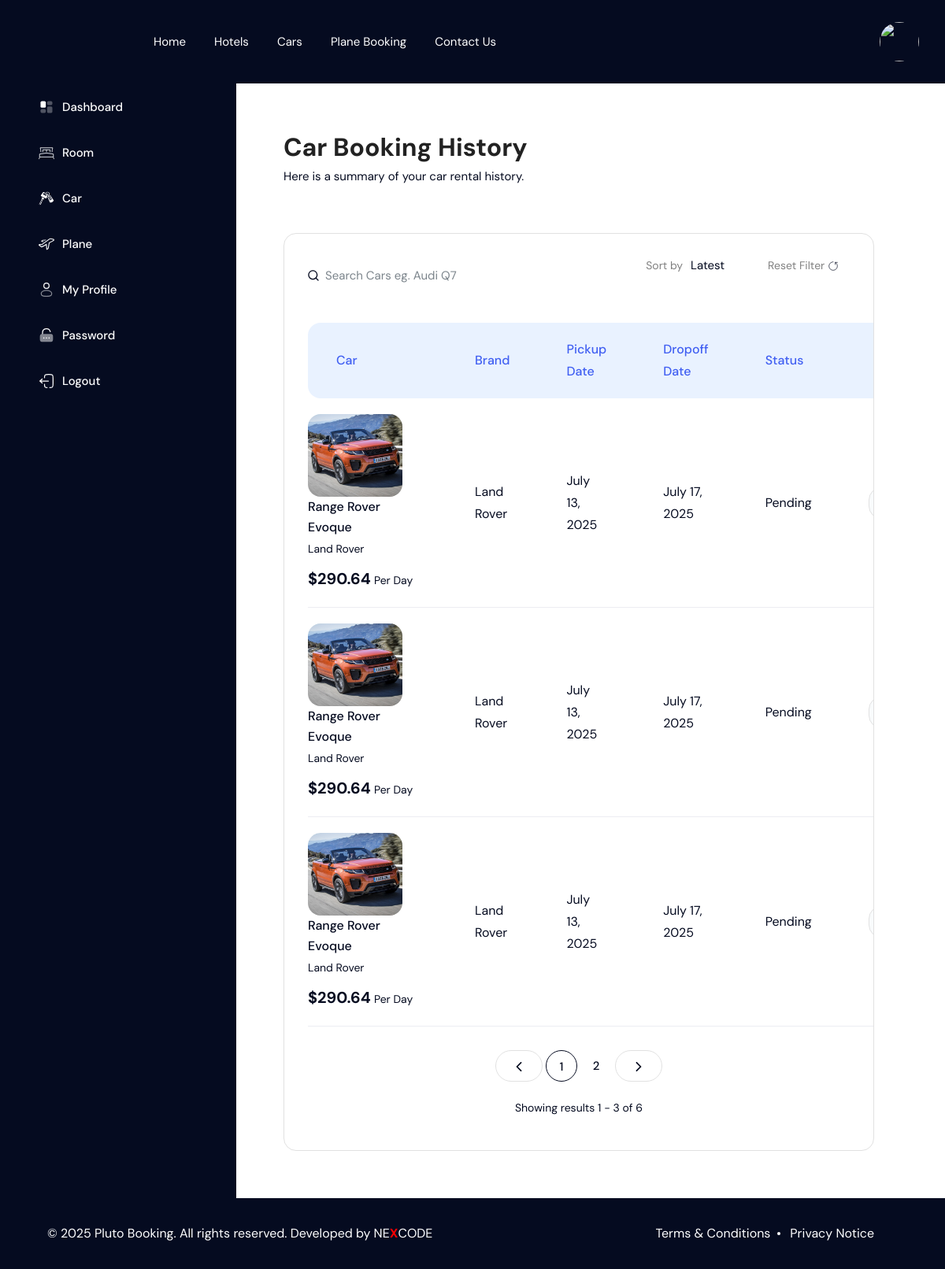
Screenshot of /users/car-booking/ (signed in) with the database file from the repository.
### car/models.py (models this page shows, shortened)
class CarBooking(models.Model):
    STATUS_CHOICES = [
        ('pending', 'Pending'),
        ('confirmed', 'Confirmed'),
        ('cancelled', 'Cancelled'),
        ('completed', 'Completed'),
    ]
    car = models.ForeignKey('Car', on_delete=models.CASCADE, related_name='bookings')
    user = models.ForeignKey(settings.AUTH_USER_MODEL, on_delete=models.CASCADE, related_name='car_bookings')
    pickup_location = models.CharField(max_length=255)
    dropoff_location = models.CharField(max_length=255)
    pickup_date = models.DateField()
    dropoff_date = models.DateField()
    total_price = models.DecimalField(max_digits=10, decimal_places=2)
    status = models.CharField(max_length=20, choices=STATUS_CHOICES, default='pending')
    special_requests = models.TextField(blank=True, null=True)
    created_at = models.DateTimeField(auto_now_add=True)
    updated_at = models.DateTimeField(auto_now=True)
    class Meta:
        ordering = ['-created_at']

class Car(models.Model):
    CONDITION_CHOICES = [
        ('new', 'New'),
        ('used', 'Used'),
    ]
    TRANSMISSION_CHOICES = [
        ('automatic', 'Automatic'),
        ('manual', 'Manual'),
    ]
    DOORS_CHOICES = [
        (2, '2'),
        (3, '3'),
        (4, '4'),
        (5, '5'),
    ]
    COLOR_CHOICES = [
        ('black', 'Black'),
        ('white', 'White'),
        ('gray', 'Gray'),
        ('red', 'Red'),
        ('blue', 'Blue'),
        ('silver', 'Silver'),
        ('green', 'Green'),
    ]
    FUEL_TYPES = [
        ('petrol', 'Petrol'),
        ('diesel', 'Diesel'),
        ('electric', 'Electric'),
        ('hybrid', 'Hybrid'),
    ]
    name = models.CharField(max_length=255)
    car_brand = models.ForeignKey(CarBrand, on_delete=models.SET_NULL, null=True, blank=True)
    car_type = models.ForeignKey(CarType, on_delete=models.SET_NULL, null=True)
    condition = models.CharField(max_length=10, choices=CONDITION_CHOICES)
    fuel_type = models.CharField(max_length=20, choices=FUEL_TYPES)
    doors = models.IntegerField(choices=DOORS_CHOICES)
    year = models.PositiveIntegerField()
    transmission = models.CharField(max_length=20, choices=TRANSMISSION_CHOICES)
    color = models.CharField(max_length=20, choices=COLOR_CHOICES)
    body = models.CharField(max_length=100)
    engine_capacity = models.DecimalField(max_digits=5, decimal_places=2, help_text="In Liters")
    mileage = models.PositiveIntegerField(help_text="In kilometers")
    price_per_day = models.DecimalField(max_digits=10, decimal_places=2)
    description = models.TextField(blank=True)
    is_available = models.BooleanField(default=True)
    created_at = models.DateTimeField(auto_now_add=True)
    class Meta:
        ordering = ['-created_at']

class CarImage(models.Model):
    car = models.ForeignKey(Car, on_delete=models.CASCADE, related_name='images')
    image = ProcessedImageField(
        upload_to=car_image_upload_path,
        processors=[ResizeToFill(1280, 720)],
        format='JPEG',
        options={'quality': 90},
    )
    caption = models.CharField(max_length=255, blank=True)
    uploaded_at = models.DateTimeField(auto_now_add=True)

class CarBrand(models.Model):
    name = models.CharField(max_length=100, unique=True)
    thumbnail = ProcessedImageField(
        upload_to=brand_thumbnail_upload_path,
        processors=[ResizeToFill(174, 174)],
        format='JPEG',
        options={'quality': 90},
        null=True,
        blank=True
    )
    class Meta:
        verbose_name = "Car Brand"
        verbose_name_plural = "Car Brands"

### user/views.py (the view)
# urls.py: path('car-booking/', carBooking, name="carBooking"),
@login_required
def carBooking(request):
    site_settings = Setting.objects.first()
    query = request.GET.get('q', '')
    sort_by = request.GET.get('sort', 'latest')
    bookings = CarBooking.objects.filter(user=request.user)
    if query:
        bookings = bookings.filter(
            Q(car__name__icontains=query) |
            Q(car__car_brand__name__icontains=query)
        )
    if sort_by == 'oldest':
        bookings = bookings.order_by('created_at')
    else:
        bookings = bookings.order_by('-created_at')
    paginator = Paginator(bookings, 3)
    page_number = request.GET.get('page')
    page_obj = paginator.get_page(page_number)
    context = {
        'settings': site_settings,
        'bookings': page_obj,
        'query': query,
        'sort_by': sort_by,
    }
    return render(request, 'pages/user/cars/index.html', context)

### templates/pages/user/cars/index.html (shortened to what this page needs)
{% extends 'layouts/user.html' %}
{% block content %}
    <div class="inner-column">
        <div class="list-title">
            <h3 class="title">
                Car Booking History
            </h3>
            <div class="text">
                Here is a summary of your car rental history.
            </div>
        </div>
        <div class="my-listing-table wrap-listing">
            <div class="cart-table">
                <form method="get" class="title-listing">
                    <div class="box-ip-search">
                        <span class="icon">
                        </span>
                        <input type="text" name="q" placeholder="Search Cars eg. Audi Q7" value="{{ query }}">
                    </div>
                    <div class="text-box v1" class="d-flex">
                        <div class="form_boxes v3" style="padding-right: 30px;">
                            <small>Sort by</small>
                            <div class="drop-menu">
                                <div class="select">
                                    <span>{{ sort_by|title }}</span>
                                    <i class="fa fa-angle-down"></i>
                                </div>
                            </div>
                        </div>
                        <div class="form_boxes v3">
                            <a href="{% url 'user:carBooking' %}">
                                <small>
                                    Reset Filter
                                </small>
                                <svg xmlns="http://www.w3.org/2000/svg" width="14" height="14" viewBox="0 0 21 21">
                                    <g fill="none" fill-rule="evenodd" stroke="currentColor" stroke-linecap="round" stroke-linejoin="round" stroke-width="1">
                                        <path d="M14.5 3.5c2.414 1.377 4 4.022 4 7a8 8 0 1 1-8-8" />
                                        <path d="M14.5 7.5v-4h4" />
                                    </g>
                                </svg>
                            </a>
                        </div>
                    </div>
                </form>
                <table>
                    <thead>
                        <tr>
                            <th>Car</th>
                            <th>Brand</th>
                            <th>Pickup Date</th>
                            <th>Dropoff Date</th>
                            <th>Status</th>
                            <th>Action</th>
                        </tr>
                    </thead>
                    <tbody>
                        {% for booking in bookings %}
                            <tr>
                                <td>
                                    <div class="shop-cart-product">
                                        <div class="shop-product-cart-img" style="width: 120px; height: 105px; overflow: hidden;">
                                            {% if booking.car.images.first %}
                                                <img src="{{ booking.car.images.first.image.url }}" alt="" style="height: 100%; width: 100%; object-fit: cover; display: block;">
                                            {% else %}
                                                <img src="https://encrypted-tbn0.gstatic.com/images?q=tbn:ANd9GcQVQfxEyRp184pVTen_MQe-LEqhLZxhWAWj9A&s" alt="" style="height: 100%; width: 100%; object-fit: cover; display: block;">
                                            {% endif %}
                                        </div>
                                        <div class="shop-product-cart-info">
                                            <h3>
                                                <a href="#" title="{{ booking.car.name }}">
                                                    {{ booking.car.name }}
                                                </a>
                                            </h3>
                                            <p>
                                                {{ booking.car.car_brand.name }}
                                            </p>
                                            <div class="price">
                                                <span>
                                                    ${{ booking.total_price }}
                                                </span>
                                                <small>
                                                    Per Day
                                                </small>
                                            </div>
                                        </div>
                                    </div>
                                </td>
                                <td>
                                    <span>
                                        {{ booking.car.car_brand.name }}
                                    </span>
                                </td>
                                <td>
                                    <span>
                                        {{ booking.pickup_date }}
                                    </span>
                                </td>
                                <td>
                                    <span>
                                        {{ booking.dropoff_date }}
                                    </span>
                                </td>
                                <td>
                                    <span>
                                        {{ booking.status|capfirst }}
                                    </span>
                                </td>
                                <td>
                                    <a href="#" class="remove-cart-item">
                                    </a>
                                </td>
                            </tr>
                        {% empty %}
                            <tr>
                                <td colspan="6" class="text-center">No room bookings found.</td>
                            </tr>
                        {% endfor %}
                    </tbody>
                </table>
                {% if bookings.has_other_pages %}
                    <div class="pagination-sec">
                        <nav aria-label="Page navigation example">
                            <ul class="pagination">
                                <li class="page-item {% if not bookings.has_previous %}disabled{% endif %}">
                                    <a class="page-link" href="{% if bookings.has_previous %}?{% if query %}q={{ query }}&{% endif %}{% if sort_by %}sort={{ sort_by }}&{% endif %}page={{ bookings.previous_page_number }}{% else %}#{% endif %}" aria-label="Previous">
                                        <span aria-hidden="true">
                                        </span>
                                    </a>
                                </li>
                                {% for num in bookings.paginator.page_range %}
                                    {% if num == bookings.number %}
                                        <li class="page-item"><a class="page-link" href="#" style="border: 1px solid #050B20;">{{ num }}</a></li>
                                    {% elif num <= bookings.number|add:'2' and num >= bookings.number|add:'-2' %}
                                        <li class="page-item"><a class="page-link" href="?{% if query %}q={{ query }}&{% endif %}{% if sort_by %}sort={{ sort_by }}&{% endif %}page={{ num }}">{{ num }}</a></li>
                                    {% elif num == 1 or num == bookings.paginator.num_pages %}
                                        <li class="page-item"><a class="page-link" href="?{% if query %}q={{ query }}&{% endif %}{% if sort_by %}sort={{ sort_by }}&{% endif %}page={{ num }}">{{ num }}</a></li>
                                    {% elif forloop.first or forloop.last %}
                                        <li class="page-item"><a class="page-link" href="#">...</a></li>
                                    {% endif %}
                                {% endfor %}
                                <li class="page-item {% if not bookings.has_next %}disabled{% endif %}">
                                    <a class="page-link" href="{% if bookings.has_next %}?{% if query %}q={{ query }}&{% endif %}{% if sort_by %}sort={{ sort_by }}&{% endif %}page={{ bookings.next_page_number }}{% else %}#{% endif %}" aria-label="Next">
                                        <span aria-hidden="true">
                                        </span>
                                    </a>
                                </li>
                            </ul>
                            <div class="text">
                                Showing results {{ bookings.start_index }} - {{ bookings.end_index }} of {{ bookings.paginator.count }}
                            </div>
                        </nav>
                    </div>
                {% endif %}
            </div>
        </div>
    </div>
{% endblock %}

### static/css/mmenu.css (style rules this page uses)
:root { --mm-line-height: 20px; --mm-listitem-size: 44px; --mm-navbar-size: 44px; --mm-offset-top: 0; --mm-offset-right: 0; --mm-offset-bottom: 0; --mm-offset-left: 0; --mm-color-border: rgba(0, 0, 0, 0.1); --mm-color-button: rgba(0, 0, 0, 0.3); --mm-color-text: rgba(0, 0, 0, 0.75); --mm-color-text-dimmed: rgba(0, 0, 0, 0.3); --mm-color-background: #f3f3f3; --mm-color-background-highlight: rgba(0, 0, 0, 0.05); --mm-color-background-emphasis: rgba(255, 255, 255, 0.4); --mm-shadow: 0 0 10px rgba(0, 0, 0, 0.3) }
:root { --mm-iconbar-size: 50px }
:root { --mm-iconpanel-size: 50px }
:root { --mm-sidebar-collapsed-size: 50px; --mm-sidebar-expanded-size: 440px }

### rows the page displays
CarBooking: car.images.first.image (picture), car.name "Range Rover Evoque", car.car_brand.name "Land Rover", total_price "290.64", pickup_date "July 13, 2025", dropoff_date "July 17, 2025", status "Pending"
CarBooking: car.images.first.image (picture), car.name "Range Rover Evoque", car.car_brand.name "Land Rover", total_price "290.64", pickup_date "July 13, 2025", dropoff_date "July 17, 2025", status "Pending"
CarBooking: car.images.first.image (picture), car.name "Range Rover Evoque", car.car_brand.name "Land Rover", total_price "290.64", pickup_date "July 13, 2025", dropoff_date "July 17, 2025", status "Pending"

### other values shown
{{ sort_by|title }} "Latest"
{{ num }} "1"
{{ num }} "2"
{{ bookings.start_index }} "1"
{{ bookings.end_index }} "3"
{{ bookings.paginator.count }} "6"
